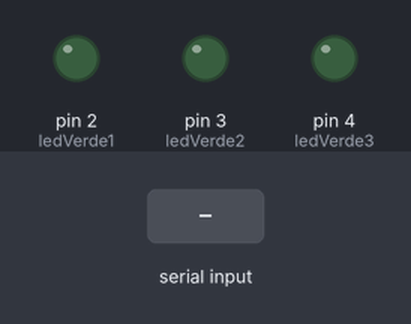
This sketch was run on a simulated Arduino Uno, built with avr-gcc and run on an emulated ATmega328P. Shown: output pins drawn as LEDs (lit = HIGH). The inputs (shaded band) are chosen by the test bench. What the sketch prints to the serial monitor is not drawn.

Above: at 1.2 s.
1.3 s: "A" received over Serial
At 2.5 s:
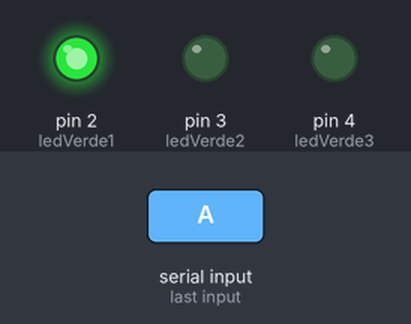
2.8 s: "B" received over Serial
At 3.7 s:
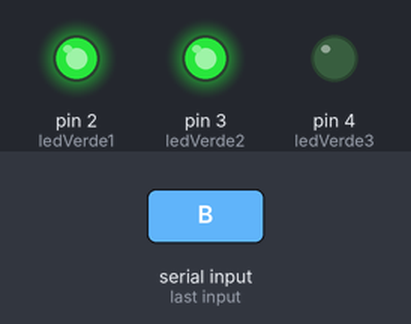
4.3 s: "C" received over Serial
At 4.9 s:
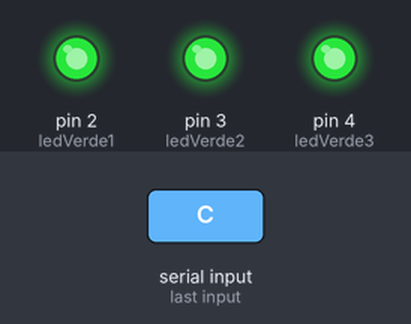
Timing chart, 0 to 7.3 s (numbered marks = the images above; inputs shaded):
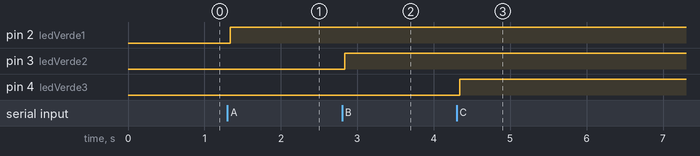

Measured:
- after the input at 1.3 s, pin 2 (ledVerde1): LOW → HIGH at once
- after the input at 2.8 s, pin 3 (ledVerde2): LOW → HIGH at once
- after the input at 4.3 s, pin 4 (ledVerde3): LOW → HIGH at once

The sketch:

tcccode2.ino
```cpp
int ledVerde1 = 2;
int ledVerde2 = 3;
int ledVerde3 = 4;

char caracter;

void setup() {

Serial.begin(9600);
pinMode(ledVerde1,OUTPUT) ;
pinMode(ledVerde2,OUTPUT) ;
pinMode(ledVerde3,OUTPUT) ;
}
void loop() {

    if(Serial.available())
          caracter = Serial.read();
          Serial.print("Recebi os dados;");
          Serial.println(caracter);


          if(caracter == 'A')
          {
           digitalWrite(ledVerde1,HIGH);

   }

          if(caracter == 'B')
          {
           digitalWrite(ledVerde2,HIGH);

   }

          if(caracter == 'C')
          {
           digitalWrite(ledVerde3,HIGH);

   }
}
```
